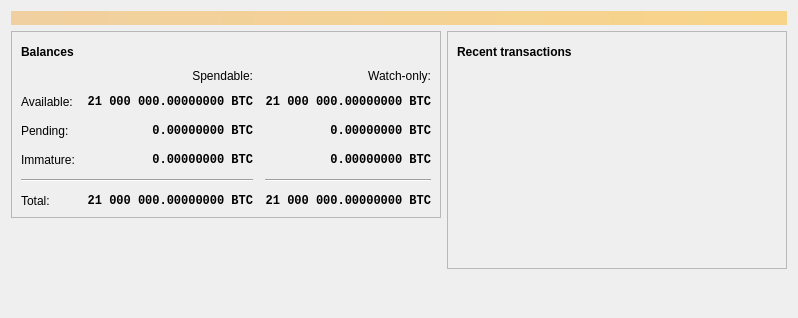
<?xml version="1.0" encoding="UTF-8"?>
<ui version="4.0">
 <class>OverviewPage</class>
 <widget class="QWidget" name="OverviewPage">
  <property name="geometry">
   <rect>
    <x>0</x>
    <y>0</y>
    <width>798</width>
    <height>318</height>
   </rect>
  </property>
  <property name="windowTitle">
   <string>Form</string>
  </property>
  <layout class="QVBoxLayout" name="topLayout">
   <item>
    <widget class="QLabel" name="labelAlerts">
     <property name="visible">
      <bool>false</bool>
     </property>
     <property name="styleSheet">
      <string notr="true">QLabel { background-color: qlineargradient(x1: 0, y1: 0, x2: 1, y2: 0, stop:0 #F0D0A0, stop:1 #F8D488); color:#000000; }</string>
     </property>
     <property name="wordWrap">
      <bool>true</bool>
     </property>
     <property name="margin">
      <number>3</number>
     </property>
     <property name="textInteractionFlags">
      <set>Qt::TextSelectableByMouse</set>
     </property>
    </widget>
   </item>
   <item>
    <layout class="QHBoxLayout" name="horizontalLayout" stretch="1,1">
     <item>
      <layout class="QVBoxLayout" name="verticalLayout_2">
       <item>
        <widget class="QFrame" name="frame">
         <property name="frameShape">
          <enum>QFrame::StyledPanel</enum>
         </property>
         <property name="frameShadow">
          <enum>QFrame::Raised</enum>
         </property>
         <layout class="QVBoxLayout" name="verticalLayout_4">
          <item>
           <layout class="QHBoxLayout" name="horizontalLayout_4">
            <item>
             <widget class="QLabel" name="label_5">
              <property name="font">
               <font>
                <weight>75</weight>
                <bold>true</bold>
               </font>
              </property>
              <property name="text">
               <string>Balances</string>
              </property>
             </widget>
            </item>
            <item>
             <widget class="QPushButton" name="labelWalletStatus">
              <property name="enabled">
               <bool>true</bool>
              </property>
              <property name="maximumSize">
               <size>
                <width>30</width>
                <height>16777215</height>
               </size>
              </property>
              <property name="toolTip">
               <string>The displayed information may be out of date. Your wallet automatically synchronizes with the Learncoin network after a connection is established, but this process has not completed yet.</string>
              </property>
              <property name="text">
               <string/>
              </property>
              <property name="icon">
               <iconset resource="../bitcoin.qrc">
                <normaloff>:/icons/warning</normaloff>
                <disabledoff>:/icons/warning</disabledoff>:/icons/warning</iconset>
              </property>
              <property name="iconSize">
               <size>
                <width>24</width>
                <height>24</height>
               </size>
              </property>
              <property name="flat">
               <bool>true</bool>
              </property>
             </widget>
            </item>
            <item>
             <spacer name="horizontalSpacer_3">
              <property name="orientation">
               <enum>Qt::Horizontal</enum>
              </property>
              <property name="sizeHint" stdset="0">
               <size>
                <width>40</width>
                <height>20</height>
               </size>
              </property>
             </spacer>
            </item>
           </layout>
          </item>
          <item>
           <layout class="QGridLayout" name="gridLayout">
            <property name="spacing">
             <number>12</number>
            </property>
            <item row="2" column="2">
             <widget class="QLabel" name="labelWatchPending">
              <property name="font">
               <font>
                <family>Monospace</family>
                <weight>75</weight>
                <bold>true</bold>
               </font>
              </property>
              <property name="cursor">
               <cursorShape>IBeamCursor</cursorShape>
              </property>
              <property name="toolTip">
               <string>Unconfirmed transactions to watch-only addresses</string>
              </property>
              <property name="text">
               <string notr="true">0.00000000 BTC</string>
              </property>
              <property name="alignment">
               <set>Qt::AlignRight|Qt::AlignTrailing|Qt::AlignVCenter</set>
              </property>
              <property name="textInteractionFlags">
               <set>Qt::LinksAccessibleByMouse|Qt::TextSelectableByKeyboard|Qt::TextSelectableByMouse</set>
              </property>
             </widget>
            </item>
            <item row="2" column="1">
             <widget class="QLabel" name="labelUnconfirmed">
              <property name="font">
               <font>
                <family>Monospace</family>
                <weight>75</weight>
                <bold>true</bold>
               </font>
              </property>
              <property name="cursor">
               <cursorShape>IBeamCursor</cursorShape>
              </property>
              <property name="toolTip">
               <string>Total of transactions that have yet to be confirmed, and do not yet count toward the spendable balance</string>
              </property>
              <property name="text">
               <string notr="true">0.00000000 BTC</string>
              </property>
              <property name="alignment">
               <set>Qt::AlignRight|Qt::AlignTrailing|Qt::AlignVCenter</set>
              </property>
              <property name="textInteractionFlags">
               <set>Qt::LinksAccessibleByMouse|Qt::TextSelectableByKeyboard|Qt::TextSelectableByMouse</set>
              </property>
             </widget>
            </item>
            <item row="3" column="2">
             <widget class="QLabel" name="labelWatchImmature">
              <property name="font">
               <font>
                <family>Monospace</family>
                <weight>75</weight>
                <bold>true</bold>
               </font>
              </property>
              <property name="cursor">
               <cursorShape>IBeamCursor</cursorShape>
              </property>
              <property name="toolTip">
               <string>Mined balance in watch-only addresses that has not yet matured</string>
              </property>
              <property name="text">
               <string notr="true">0.00000000 BTC</string>
              </property>
              <property name="alignment">
               <set>Qt::AlignRight|Qt::AlignTrailing|Qt::AlignVCenter</set>
              </property>
              <property name="textInteractionFlags">
               <set>Qt::LinksAccessibleByMouse|Qt::TextSelectableByKeyboard|Qt::TextSelectableByMouse</set>
              </property>
             </widget>
            </item>
            <item row="4" column="0" colspan="2">
             <widget class="Line" name="line">
              <property name="orientation">
               <enum>Qt::Horizontal</enum>
              </property>
             </widget>
            </item>
            <item row="4" column="2">
             <widget class="Line" name="lineWatchBalance">
              <property name="sizePolicy">
               <sizepolicy hsizetype="Preferred" vsizetype="Fixed">
                <horstretch>0</horstretch>
                <verstretch>0</verstretch>
               </sizepolicy>
              </property>
              <property name="minimumSize">
               <size>
                <width>140</width>
                <height>0</height>
               </size>
              </property>
              <property name="orientation">
               <enum>Qt::Horizontal</enum>
              </property>
             </widget>
            </item>
            <item row="5" column="0">
             <widget class="QLabel" name="labelTotalText">
              <property name="text">
               <string>Total:</string>
              </property>
             </widget>
            </item>
            <item row="3" column="1">
             <widget class="QLabel" name="labelImmature">
              <property name="font">
               <font>
                <family>Monospace</family>
                <weight>75</weight>
                <bold>true</bold>
               </font>
              </property>
              <property name="cursor">
               <cursorShape>IBeamCursor</cursorShape>
              </property>
              <property name="toolTip">
               <string>Mined balance that has not yet matured</string>
              </property>
              <property name="text">
               <string notr="true">0.00000000 BTC</string>
              </property>
              <property name="alignment">
               <set>Qt::AlignRight|Qt::AlignTrailing|Qt::AlignVCenter</set>
              </property>
              <property name="textInteractionFlags">
               <set>Qt::LinksAccessibleByMouse|Qt::TextSelectableByKeyboard|Qt::TextSelectableByMouse</set>
              </property>
             </widget>
            </item>
            <item row="2" column="3">
             <spacer name="horizontalSpacer_2">
              <property name="orientation">
               <enum>Qt::Horizontal</enum>
              </property>
              <property name="sizeHint" stdset="0">
               <size>
                <width>40</width>
                <height>20</height>
               </size>
              </property>
             </spacer>
            </item>
            <item row="3" column="0">
             <widget class="QLabel" name="labelImmatureText">
              <property name="text">
               <string>Immature:</string>
              </property>
             </widget>
            </item>
            <item row="5" column="1">
             <widget class="QLabel" name="labelTotal">
              <property name="font">
               <font>
                <family>Monospace</family>
                <weight>75</weight>
                <bold>true</bold>
               </font>
              </property>
              <property name="cursor">
               <cursorShape>IBeamCursor</cursorShape>
              </property>
              <property name="toolTip">
               <string>Your current total balance</string>
              </property>
              <property name="text">
               <string notr="true">21 000 000.00000000 BTC</string>
              </property>
              <property name="alignment">
               <set>Qt::AlignRight|Qt::AlignTrailing|Qt::AlignVCenter</set>
              </property>
              <property name="textInteractionFlags">
               <set>Qt::LinksAccessibleByMouse|Qt::TextSelectableByKeyboard|Qt::TextSelectableByMouse</set>
              </property>
             </widget>
            </item>
            <item row="5" column="2">
             <widget class="QLabel" name="labelWatchTotal">
              <property name="font">
               <font>
                <family>Monospace</family>
                <weight>75</weight>
                <bold>true</bold>
               </font>
              </property>
              <property name="cursor">
               <cursorShape>IBeamCursor</cursorShape>
              </property>
              <property name="toolTip">
               <string>Current total balance in watch-only addresses</string>
              </property>
              <property name="text">
               <string notr="true">21 000 000.00000000 BTC</string>
              </property>
              <property name="alignment">
               <set>Qt::AlignRight|Qt::AlignTrailing|Qt::AlignVCenter</set>
              </property>
              <property name="textInteractionFlags">
               <set>Qt::LinksAccessibleByMouse|Qt::TextSelectableByKeyboard|Qt::TextSelectableByMouse</set>
              </property>
             </widget>
            </item>
            <item row="0" column="2">
             <widget class="QLabel" name="labelWatchonly">
              <property name="text">
               <string>Watch-only:</string>
              </property>
              <property name="alignment">
               <set>Qt::AlignRight|Qt::AlignTrailing|Qt::AlignVCenter</set>
              </property>
             </widget>
            </item>
            <item row="1" column="0">
             <widget class="QLabel" name="labelBalanceText">
              <property name="text">
               <string>Available:</string>
              </property>
             </widget>
            </item>
            <item row="1" column="1">
             <widget class="QLabel" name="labelBalance">
              <property name="font">
               <font>
                <family>Monospace</family>
                <weight>75</weight>
                <bold>true</bold>
               </font>
              </property>
              <property name="cursor">
               <cursorShape>IBeamCursor</cursorShape>
              </property>
              <property name="toolTip">
               <string>Your current spendable balance</string>
              </property>
              <property name="text">
               <string notr="true">21 000 000.00000000 BTC</string>
              </property>
              <property name="alignment">
               <set>Qt::AlignRight|Qt::AlignTrailing|Qt::AlignVCenter</set>
              </property>
              <property name="textInteractionFlags">
               <set>Qt::LinksAccessibleByMouse|Qt::TextSelectableByKeyboard|Qt::TextSelectableByMouse</set>
              </property>
             </widget>
            </item>
            <item row="1" column="2">
             <widget class="QLabel" name="labelWatchAvailable">
              <property name="font">
               <font>
                <family>Monospace</family>
                <weight>75</weight>
                <bold>true</bold>
               </font>
              </property>
              <property name="cursor">
               <cursorShape>IBeamCursor</cursorShape>
              </property>
              <property name="toolTip">
               <string>Your current balance in watch-only addresses</string>
              </property>
              <property name="text">
               <string notr="true">21 000 000.00000000 BTC</string>
              </property>
              <property name="alignment">
               <set>Qt::AlignRight|Qt::AlignTrailing|Qt::AlignVCenter</set>
              </property>
              <property name="textInteractionFlags">
               <set>Qt::LinksAccessibleByMouse|Qt::TextSelectableByKeyboard|Qt::TextSelectableByMouse</set>
              </property>
             </widget>
            </item>
            <item row="2" column="0">
             <widget class="QLabel" name="labelPendingText">
              <property name="text">
               <string>Pending:</string>
              </property>
             </widget>
            </item>
            <item row="0" column="1">
             <widget class="QLabel" name="labelSpendable">
              <property name="text">
               <string>Spendable:</string>
              </property>
              <property name="alignment">
               <set>Qt::AlignRight|Qt::AlignTrailing|Qt::AlignVCenter</set>
              </property>
             </widget>
            </item>
           </layout>
          </item>
         </layout>
        </widget>
       </item>
       <item>
        <spacer name="verticalSpacer">
         <property name="orientation">
          <enum>Qt::Vertical</enum>
         </property>
         <property name="sizeHint" stdset="0">
          <size>
           <width>20</width>
           <height>40</height>
          </size>
         </property>
        </spacer>
       </item>
      </layout>
     </item>
     <item>
      <layout class="QVBoxLayout" name="verticalLayout_3">
       <item>
        <widget class="QFrame" name="frame_2">
         <property name="frameShape">
          <enum>QFrame::StyledPanel</enum>
         </property>
         <property name="frameShadow">
          <enum>QFrame::Raised</enum>
         </property>
         <layout class="QVBoxLayout" name="verticalLayout">
          <item>
           <layout class="QHBoxLayout" name="horizontalLayout_2">
            <item>
             <widget class="QLabel" name="label_4">
              <property name="font">
               <font>
                <weight>75</weight>
                <bold>true</bold>
               </font>
              </property>
              <property name="text">
               <string>Recent transactions</string>
              </property>
             </widget>
            </item>
            <item>
             <widget class="QPushButton" name="labelTransactionsStatus">
              <property name="enabled">
               <bool>true</bool>
              </property>
              <property name="maximumSize">
               <size>
                <width>30</width>
                <height>16777215</height>
               </size>
              </property>
              <property name="toolTip">
               <string>The displayed information may be out of date. Your wallet automatically synchronizes with the Learncoin network after a connection is established, but this process has not completed yet.</string>
              </property>
              <property name="text">
               <string/>
              </property>
              <property name="icon">
               <iconset resource="../bitcoin.qrc">
                <normaloff>:/icons/warning</normaloff>
                <disabledoff>:/icons/warning</disabledoff>:/icons/warning</iconset>
              </property>
              <property name="iconSize">
               <size>
                <width>24</width>
                <height>24</height>
               </size>
              </property>
              <property name="flat">
               <bool>true</bool>
              </property>
             </widget>
            </item>
            <item>
             <spacer name="horizontalSpacer">
              <property name="orientation">
               <enum>Qt::Horizontal</enum>
              </property>
              <property name="sizeHint" stdset="0">
               <size>
                <width>40</width>
                <height>20</height>
               </size>
              </property>
             </spacer>
            </item>
           </layout>
          </item>
          <item>
           <widget class="QListView" name="listTransactions">
            <property name="styleSheet">
             <string notr="true">QListView { background: transparent; }</string>
            </property>
            <property name="frameShape">
             <enum>QFrame::NoFrame</enum>
            </property>
            <property name="verticalScrollBarPolicy">
             <enum>Qt::ScrollBarAlwaysOff</enum>
            </property>
            <property name="horizontalScrollBarPolicy">
             <enum>Qt::ScrollBarAlwaysOff</enum>
            </property>
            <property name="selectionMode">
             <enum>QAbstractItemView::NoSelection</enum>
            </property>
           </widget>
          </item>
         </layout>
        </widget>
       </item>
       <item>
        <spacer name="verticalSpacer_2">
         <property name="orientation">
          <enum>Qt::Vertical</enum>
         </property>
         <property name="sizeHint" stdset="0">
          <size>
           <width>20</width>
           <height>40</height>
          </size>
         </property>
        </spacer>
       </item>
      </layout>
     </item>
    </layout>
   </item>
  </layout>
 </widget>
 <resources/>
 <connections/>
</ui>
